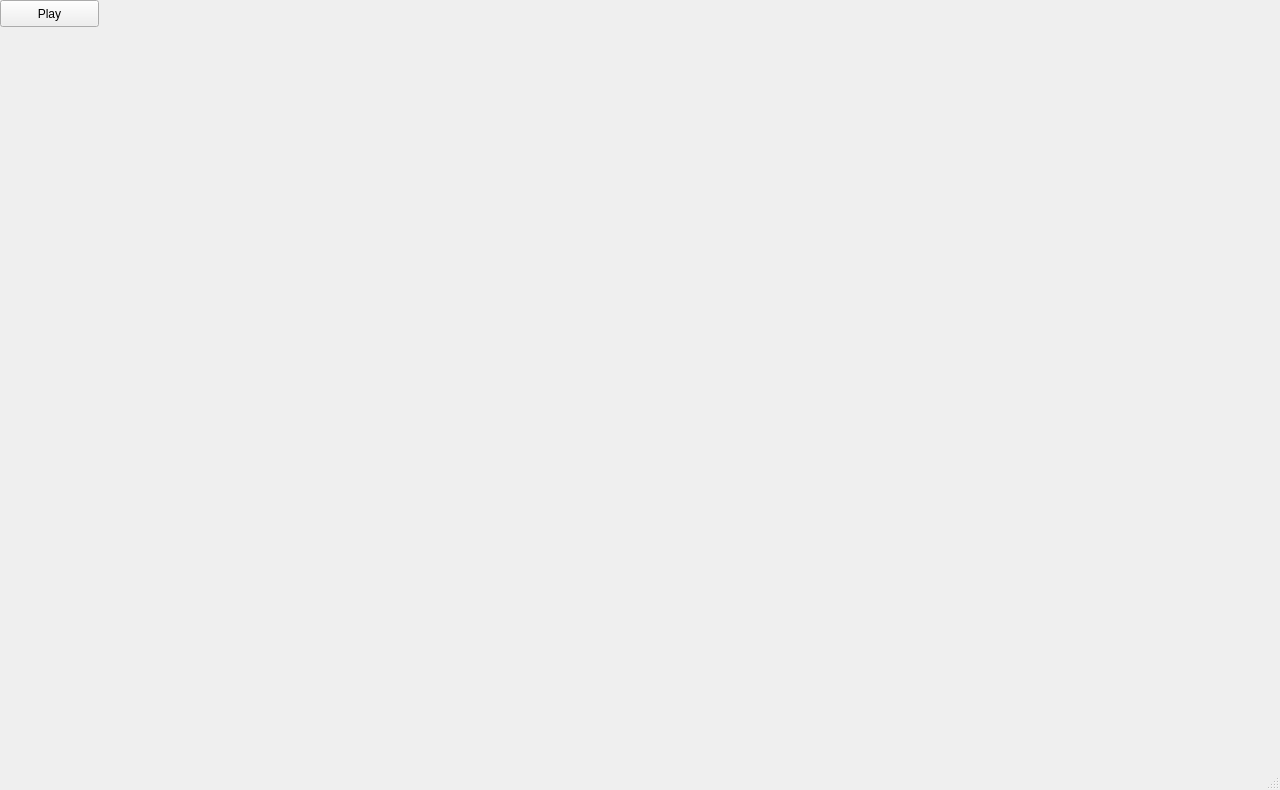
<?xml version="1.0" encoding="UTF-8"?>
<ui version="4.0">
 <class>synth_form</class>
 <widget class="QMainWindow" name="synth_form">
  <property name="enabled">
   <bool>true</bool>
  </property>
  <property name="geometry">
   <rect>
    <x>0</x>
    <y>0</y>
    <width>1280</width>
    <height>790</height>
   </rect>
  </property>
  <property name="windowTitle">
   <string>MainWindow</string>
  </property>
  <widget class="QWidget" name="centralwidget">
   <widget class="QPushButton" name="btPlay">
    <property name="geometry">
     <rect>
      <x>0</x>
      <y>0</y>
      <width>99</width>
      <height>27</height>
     </rect>
    </property>
    <property name="text">
     <string>Play</string>
    </property>
   </widget>
  </widget>
  <widget class="QMenuBar" name="menubar">
   <property name="geometry">
    <rect>
     <x>0</x>
     <y>0</y>
     <width>1280</width>
     <height>25</height>
    </rect>
   </property>
  </widget>
  <widget class="QStatusBar" name="statusbar"/>
 </widget>
 <resources/>
 <connections/>
</ui>
